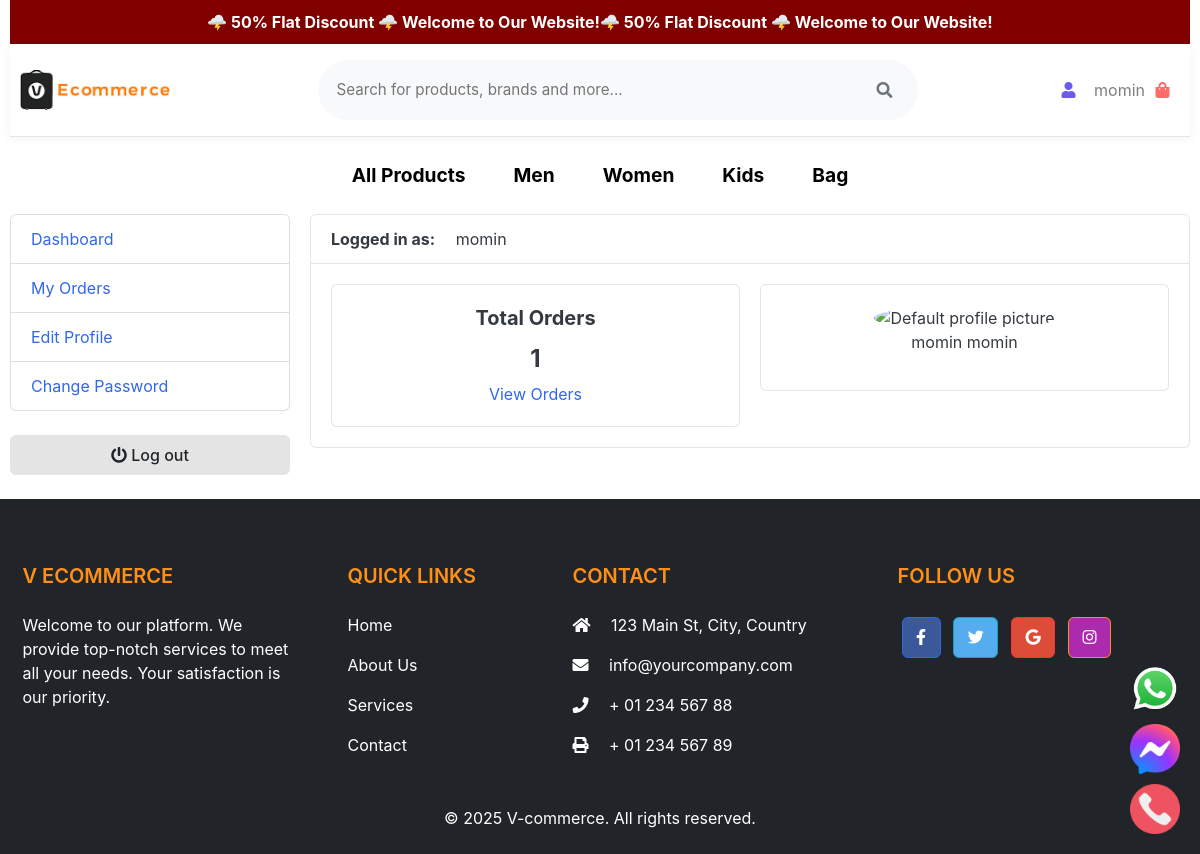
The app's page /accounts/dashboard/ (signed in) with its own data.
### accounts/models.py (models this page shows, shortened)
class Account(AbstractBaseUser):
    first_name = models.CharField(max_length=50)
    last_name = models.CharField(max_length=50)
    username = models.CharField(max_length=50, unique=True)
    email = models.EmailField(max_length=100, unique=True)
    phone_number = models.CharField(max_length=50)
    date_joined = models.DateTimeField(auto_now_add=True)
    last_login = models.DateTimeField(auto_now=True)
    is_admin = models.BooleanField(default=False)
    is_staff = models.BooleanField(default=False)
    is_active = models.BooleanField(default=False)
    is_superadmin = models.BooleanField(default=False)
    USERNAME_FIELD = 'email'
    REQUIRED_FIELDS = ['username', 'first_name', 'last_name']
    objects = MyAccountManager()
    def full_name(self):
        return f"{self.first_name} {self.last_name}"

### category/models.py (models this page shows, shortened)
class Category(models.Model):
    category_name = models.CharField(max_length=50,unique=True)
    slug = models.SlugField(max_length=100, unique=True)
    description = models.TextField(max_length=255, blank=True)
    cat_image = models.ImageField(upload_to="photos/categories", blank=True)
    class Meta:
        verbose_name = "Category"
        verbose_name_plural = "Categories"
    def get_url(self):
        return reverse('products_by_category', args=(self.slug,))

### accounts/views.py (the view)
# urls.py: path("dashboard/", views.dashboard, name= "dashboard"),
@login_required(login_url = 'login')
def dashboard(request):
    orders = Order.objects.order_by('-created_at').filter(user_id = request.user.id, is_ordered = True)
    orders_count = orders.count()
    userprofile, created = UserProfile.objects.get_or_create(user=request.user)
    context = {
        'orders_count': orders.count,
        'userprofile' : userprofile,
    }
    return render(request, 'accounts/dashboard.html', context)

### carts/context_processors.py (called while the page is built)
def counter(request):
    cart_count = 0
    if 'admin' in request.path:
        return {}
    else:
        try:
            cart = Cart.objects.filter(cart_id = _cart_id(request))
            if request.user.is_authenticated:
                cart_items = CartItem.objects.all().filter(user=request.user)
            else:
                cart_items = CartItem.objects.all().filter(cart = cart[:1])
            for cart_item in cart_items:
                cart_count += cart_item.quantity
        except Cart.DoesNotExist:
            cart_count = 0
    return dict(cart_count=cart_count)

### carts/views.py (called while the page is built)
def _cart_id(request):
    cart = request.session.session_key
    if not cart:
        cart = request.session.create()
    return cart

### category/context_processors.py (called while the page is built)
def menu_links(request):
    links = Category.objects.all()
    return dict(links = links)

### templates/accounts/dashboard.html (shortened to what this page needs)
{% extends 'base.html' %}
{% block content %}
<section class="section-conten padding-y bg">
    <div class="container">
        <div class="row">
        {% include 'includes/dashboard_sidebar.html' %}
        <main class="col-md-9">
            <article class="card">
            <header class="card-header">
                <strong class="d-inline-block mr-3">Logged in as:</strong>
                <span>{{ user.first_name }}</span>
            </header>
            <div class="card-body">
                <div class="row">
                    <div class="col-md-6">
                        <div class="card" style="text-align:center;">
                            <div class="card-body">
                                <h5 class="card-title">Total Orders</h5>
                                <h4>{{ orders_count }}</h4>
                                <a href="{% url 'my_orders' %}">View Orders</a>
                            </div>
                        </div>
                    </div>
                    <div class="col-md-6">
                        <div class="card" style="text-align:center;">
                            <div class="card-body">
                                {% if userprofile.profile_picture %}
                                    <img src="{{ userprofile.profile_picture.url }}" alt="User profile picture" width="50" height="50" style="border-radius:50%;">
                                {% else %}
                                <img src="https://www.w3schools.com/howto/img_avatar.png" class="avatar" alt="Default profile picture" width="50" height="50" style="border-radius:50%;">
                                {% endif %}
                                <p>{{ user.full_name }}</p>
                            </div>
                        </div>
                    </div>
            </div>
            </article>
        </main>
    </div>
    </div>
</section>
{% endblock %}

### templates/includes/navbar.html (shortened to what this page needs)
{% load static %}
<header>
    <div class="container">
        <nav class="navbar navbar-light bg-white border-bottom">
            <div class="container">
                <a href="{% url 'home' %}" class="navbar-brand">
                    <img src="{% static './images/e_com.png' %}" alt="Logo" class="logo">
                </a>
                <form action="{% url 'search' %}" class="search-form d-none d-md-block" method="GET">
                    <div class="search-wrapper">
                        <input type="text"
                               class="search-input"
                               placeholder="Search for products, brands and more..."
                               name="keyword"
                               autocomplete="off">
                        <button type="submit" class="search-icon">
                            <i class="fa fa-search"></i>
                        </button>
                    </div>
                </form>
                <ul class="navbar-nav flex-row align-items-center">
                    <li class="nav-item me-3">
                        {% if user.id is none %}
                            <div class="user-menu">
                                <a href="{% url 'login' %}" class="auth-link">Sign in / Register</a>
                            </div>
                        {% else %}
                            <a class="nav-link user-link" href="{% url 'dashboard' %}">
                                <div class="user-avatar">
                                    <i class="fa fa-user"></i>
                                </div>
                                <div class="user-info">
                                    <span class="user-name">{{ user.first_name }}</span>
                                </div>
                            </a>
                        {% endif %}
                    </li>
                    <li class="nav-item">
                        <a href="{% url 'cart' %}" class="nav-link cart-link">
                            <div class="cart-container">
                                <div class="cart-icon">
                                    <i class="fa fa-shopping-bag"></i>
                                </div>
                            </div>
                        </a>
                    </li>
                </ul>
            </div>
        </nav>
        <div class="categories-bar">
            <div class="container">
                <div class="categories-wrapper d-flex justify-content-center">
                    <a href="{% url 'store' %}" class="category-item">All Products</a>
                    {% for category in links %}
                        <a href="{{ category.get_url }}" class="category-item  ">{{ category.category_name }}</a>
                    {% endfor %}
                </div>
            </div>
        </div>
    </div>
</header>

### templates/base.html (style rules this page uses)
body { overflow-x: hidden; }

### templates/includes/navbar.html (style rules this page uses)
.navbar { padding: 1rem 0; box-shadow: 0 2px 10px rgba(0,0,0,0.05); }
.navbar-brand img { height: 40px; }
.search-form { flex-grow: 1; max-width: 600px; margin: 0 2rem; }
.search-wrapper { display: flex; align-items: center; background: #f8f9fa; border-radius: 50px; padding: 0.5rem 1rem; transition: all 0.3s ease; border: 2px solid transparent; }
.search-input { border: none; background: transparent; padding: 0.5rem 0; width: 100%; outline: none; font-size: 0.95rem; }
.search-icon { color: #6c757d; background: none; border: none; padding: 0.5rem; cursor: pointer; }
.user-link { display: flex; align-items: center; gap: 0.5rem; padding: 0.5rem; }
.user-avatar { width: 35px; height: 35px; border-radius: 50%; display: flex; align-items: center; justify-content: center; color: #6c5ce7; }
.cart-icon { position: relative; width: 35px; height: 35px; display: flex; align-items: center; justify-content: center; color: #ff6b6b; }
.categories-bar { padding: 0.5rem 0; overflow-x: auto; white-space: nowrap; -webkit-overflow-scrolling: touch; }
.categories-wrapper { display: flex; gap: 1rem; padding: 0.5rem 0; }
.category-item { color: black; font-size: 1.2rem; font-weight: bold; text-decoration: none; padding: 0.5rem 1rem; border-radius: 4px; transition: all 0.3s ease; }

### records on screen
Account: first_name "momin", full_name "momin momin"
Category: category_name "Men"
Category: category_name "Women"
Category: category_name "Kids"
Category: category_name "Bag"

### other values on screen
{{ orders_count }} "1"
